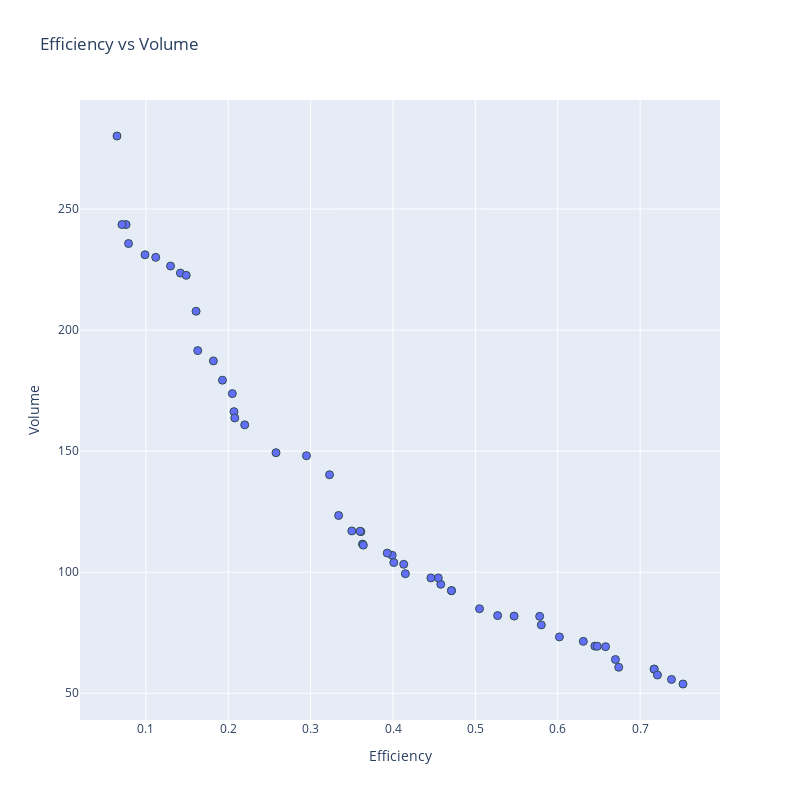

Notebook code for this chart:
### Markdown cell above
### Analysis of Results

### Code cell
import plotly.express as px

fig = px.scatter(res.F, x=0, y=1, labels={'0': 'Efficiency', '1': 'Volume'},
                    title="Efficiency vs Volume",
                    width=800, height=800)
fig.update_traces(marker=dict(size=8,
                              line=dict(width=1,
                                        color='DarkSlateGrey')),
                    selector=dict(mode='markers'))
fig.show()

### Figure 1 — Plotly figure (JSON) as saved in the notebook; plotly's stock layout.template omitted (floating-point values rounded to 4 significant figures)
{"data": [{"hovertemplate": "Efficiency=%{x}<br>Volume=%{y}<extra></extra>", "legendgroup": "", "marker": {"color": "#636efa", "line": {"color": "DarkSlateGrey", "width": 1}, "size": 8, "symbol": "circle"}, "mode": "markers", "name": "", "orientation": "v", "showlegend": false, "type": "scatter", "x": [0.738, 0.099, 0.076, 0.323, 0.295, 0.527, 0.399, 0.458, 0.393, 0.363, 0.193, 0.717, 0.752, 0.182, 0.071, 0.401, 0.065, 0.455, 0.631, 0.35, 0.163, 0.471, 0.13, 0.717, 0.361, 0.413, 0.258, 0.207, 0.36, 0.721, 0.142, 0.674, 0.471, 0.505, 0.58, 0.364, 0.547, 0.22, 0.602, 0.446, 0.415, 0.112, 0.205, 0.67, 0.079, 0.658, 0.645, 0.334, 0.149, 0.208, 0.578, 0.648, 0.161], "xaxis": "x", "y": [55.7, 231.1, 243.6, 140.2, 148.1, 82.08, 107.0, 95.0, 107.9, 111.6, 179.3, 59.96, 53.82, 187.3, 243.6, 104.0, 280.2, 97.63, 71.43, 117.0, 191.5, 92.39, 226.5, 59.96, 116.8, 103.3, 149.4, 166.3, 116.9, 57.53, 223.6, 60.73, 92.39, 84.9, 78.22, 111.2, 81.86, 160.9, 73.27, 97.64, 99.39, 230.1, 173.8, 63.92, 235.8, 69.25, 69.46, 123.4, 222.6, 163.7, 81.78, 69.41, 207.8], "yaxis": "y"}], "layout": {"height": 800, "legend": {"tracegroupgap": 0}, "title": {"text": "Efficiency vs Volume"}, "width": 800, "xaxis": {"anchor": "y", "domain": [0, 1], "title": {"text": "Efficiency"}}, "yaxis": {"anchor": "x", "domain": [0, 1], "title": {"text": "Volume"}}}}
